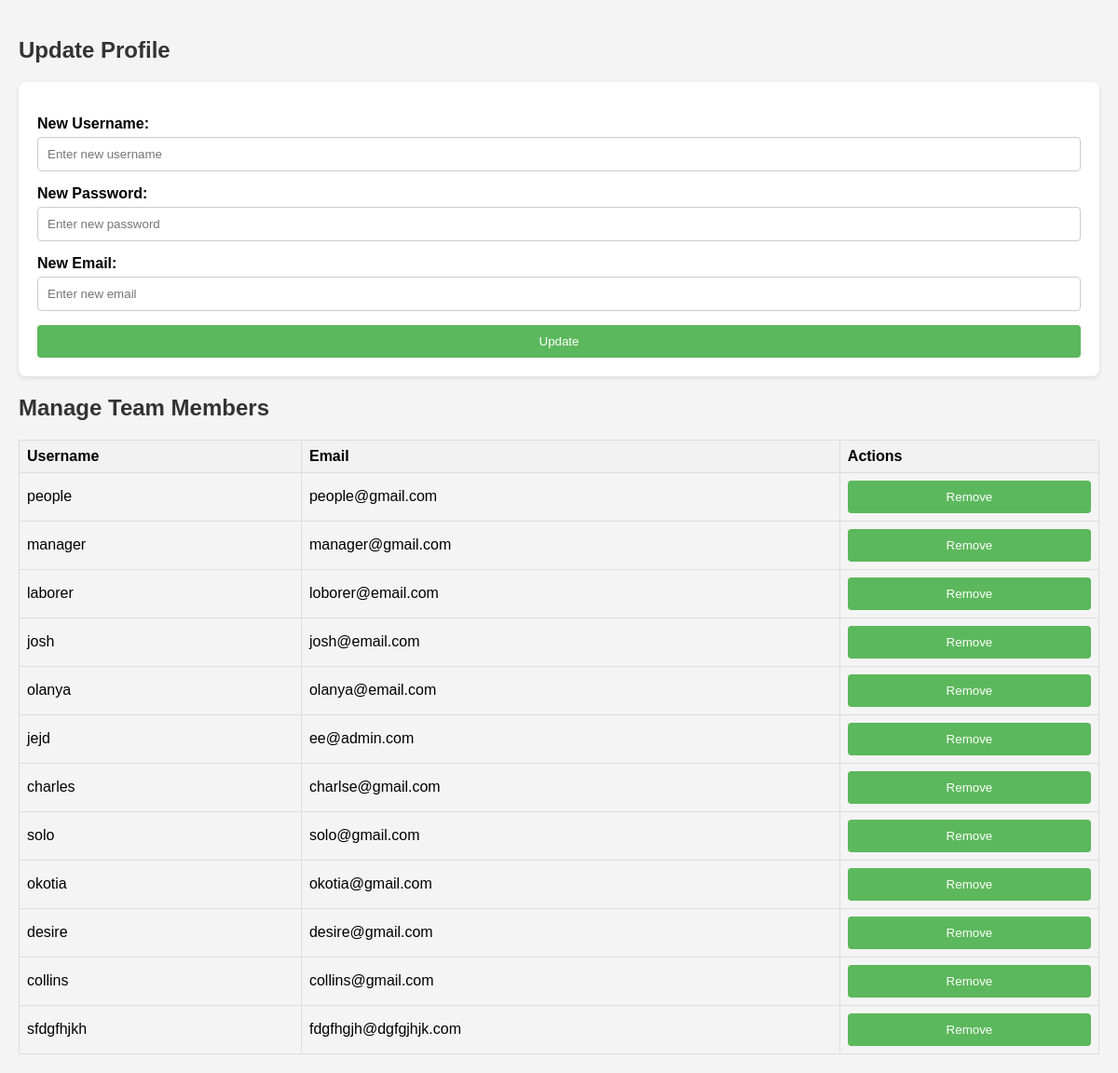
The page /reset_profile.php (signed in) on the database its author committed.
### tables this page shows
CREATE TABLE IF NOT EXISTS `users` (
  `id` int NOT NULL AUTO_INCREMENT,
  `username` varchar(50) NOT NULL,
  `email` varchar(100) NOT NULL,
  `password` varchar(255) NOT NULL,
  `role` enum('admin','manager','worker') NOT NULL,
  `profile_picture` varchar(255) DEFAULT 'default-avatar.png',
  `status` enum('pending','active') DEFAULT 'pending',
  PRIMARY KEY (`id`),
  UNIQUE KEY `email` (`email`)
);

### reset_profile.php (the view, shortened to what this page needs)
<?php
include 'db.php';
$teamMembers = [];
$stmt = $conn->prepare("SELECT username, email FROM users WHERE role != 'admin'");
$stmt->execute();
$result = $stmt->get_result();
while ($row = $result->fetch_assoc()) {
    $teamMembers[] = $row;
}
?>
<!DOCTYPE html>
<html lang="en">
<head>
    <link rel="stylesheet" type="text/css" href="profile_styles.css">
</head>
<body>
<section id="update-profile" class="update-profile" style="display: block;">
    <h2>Update Profile</h2>
    <div class="form-container">
        <form method="POST" action="" enctype="multipart/form-data">
            <label for="new_username">New Username:</label>
            <input type="text" id="new_username" name="new_username" placeholder="Enter new username">
            <label for="new_password">New Password:</label>
            <input type="password" id="new_password" name="new_password" placeholder="Enter new password">
            <label for="new_email">New Email:</label>
            <input type="email" id="new_email" name="new_email" placeholder="Enter new email">
            <input type="submit" value="Update">
        </form>
    </div>
</section>
<section id="manage-team" class="manage-team" style="display: block;">
    <h2>Manage Team Members</h2>
    <table>
        <thead>
            <tr>
                <th>Username</th>
                <th>Email</th>
                <th>Actions</th>
            </tr>
        </thead>
        <tbody>
            <?php foreach ($teamMembers as $member): ?>
                <tr>
                    <td><?php echo htmlspecialchars($member['username']); ?></td>
                    <td><?php echo htmlspecialchars($member['email']); ?></td>
                    <td>
                        <form method="POST" action="remove_member.php">
                            <input type="submit" value="Remove">
                        </form>
                    </td>
                </tr>
            <?php endforeach; ?>
        </tbody>
    </table>
</section>
</body>
</html>

### profile_styles.css (style rules this page uses)
body { font-family: Arial, sans-serif; background-color: #f4f4f4; margin: 0; padding: 20px; }
h2 { color: #333; }
.form-container { background-color: #fff; border-radius: 8px; box-shadow: 0 2px 5px rgba(0, 0, 0, 0.1); padding: 20px; margin-bottom: 20px; }
form { display: flex; flex-direction: column; }
label { margin-bottom: 5px; font-weight: bold; }
input[type="text"], input[type="password"], input[type="email"], input[type="file"] { padding: 10px; border: 1px solid #ccc; border-radius: 4px; margin-bottom: 15px; }
input[type="submit"] { background-color: #5cb85c; color: white; border: none; padding: 10px; border-radius: 4px; cursor: pointer; transition: background-color 0.3s; }
table { width: 100%; border-collapse: collapse; margin-top: 20px; }
th, td { border: 1px solid #ddd; padding: 8px; text-align: left; }
th { background-color: #f2f2f2; }

### rows shown on the page
users: username "people", email "people@gmail.com"
users: username "manager", email "manager@gmail.com"
users: username "laborer", email "loborer@email.com"
users: username "josh", email "josh@email.com"
users: username "olanya", email "olanya@email.com"
users: username "jejd", email "ee@admin.com"
users: username "charles", email "charlse@gmail.com"
users: username "solo", email "solo@gmail.com"
users: username "okotia", email "okotia@gmail.com"
users: username "desire", email "desire@gmail.com"
users: username "collins", email "collins@gmail.com"
users: username "sfdgfhjkh", email "fdgfhgjh@dgfgjhjk.com"
